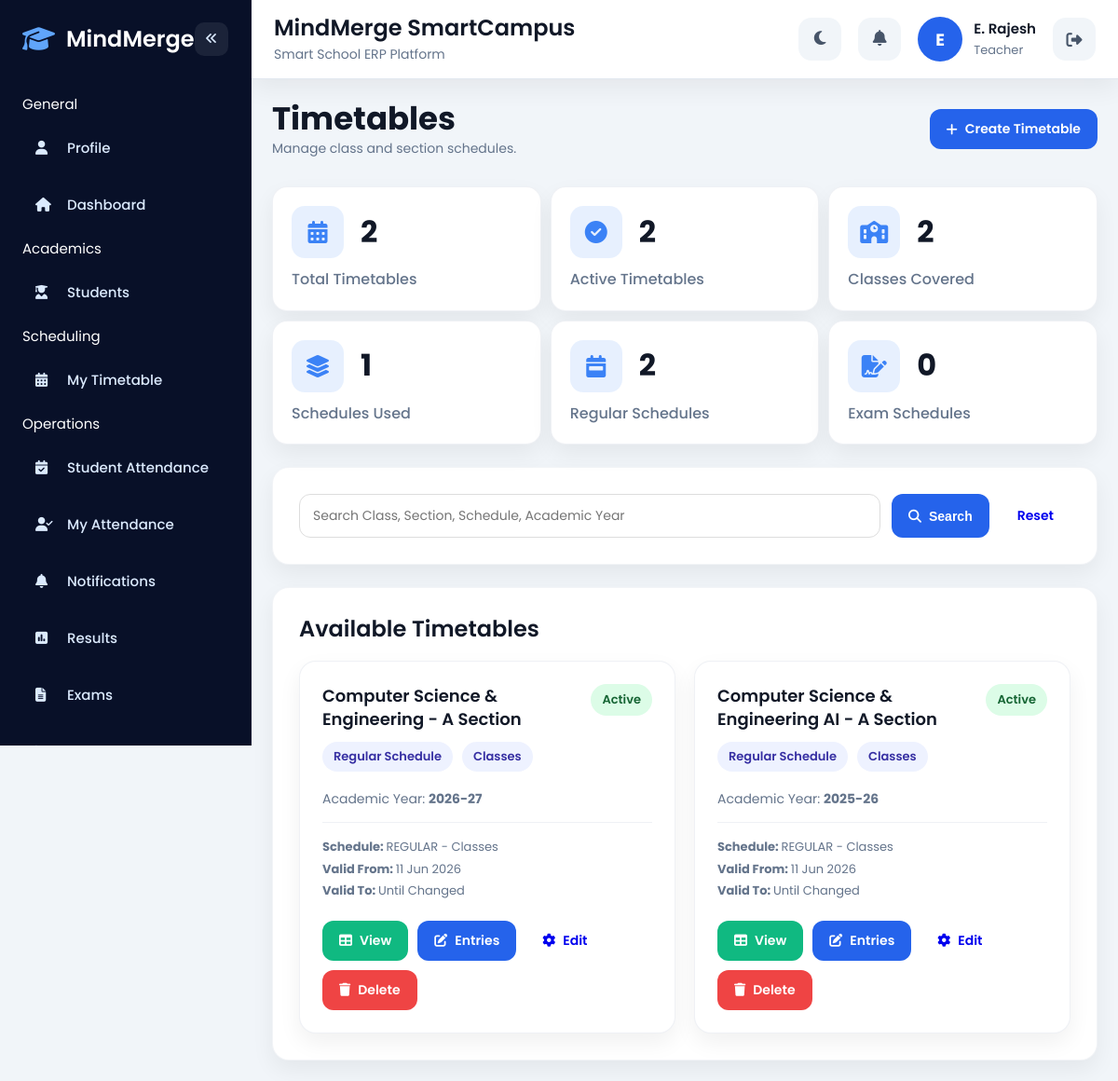
Page /timetables/index.php (signed in) on the committed database.
### tables this page shows
CREATE TABLE `timetables` (
  `timetable_id` int(11) NOT NULL,
  `class_id` int(11) NOT NULL,
  `section_id` int(11) NOT NULL,
  `template_id` int(11) NOT NULL,
  `academic_year` varchar(20) DEFAULT NULL,
  `status` enum('active','inactive') DEFAULT 'active',
  `created_at` timestamp NOT NULL DEFAULT current_timestamp(),
  `effective_from` date DEFAULT NULL,
  `effective_to` date DEFAULT NULL
);

CREATE TABLE `classes` (
  `class_id` int(11) NOT NULL,
  `class_code` varchar(20) DEFAULT NULL,
  `class_name` varchar(50) NOT NULL,
  `description` text DEFAULT NULL,
  `status` enum('active','inactive') DEFAULT 'active',
  `created_at` timestamp NOT NULL DEFAULT current_timestamp()
);

CREATE TABLE `sections` (
  `section_id` int(11) NOT NULL,
  `class_id` int(11) NOT NULL,
  `section_code` varchar(50) NOT NULL,
  `section_name` varchar(100) NOT NULL,
  `capacity` int(11) DEFAULT 50,
  `status` enum('active','inactive') DEFAULT 'active',
  `created_at` timestamp NOT NULL DEFAULT current_timestamp()
);

CREATE TABLE `period_templates` (
  `template_id` int(11) NOT NULL,
  `template_code` varchar(50) DEFAULT NULL,
  `template_name` varchar(100) NOT NULL,
  `template_type` enum('regular','exam','lab','hostel','custom') DEFAULT 'regular',
  `description` text DEFAULT NULL,
  `status` enum('active','inactive') DEFAULT 'active',
  `created_at` timestamp NOT NULL DEFAULT current_timestamp()
);

### timetables/index.php (the view, shortened to what this page needs)
<?php
include('../config/db.php');
$search = '';
$where = '';
$query = mysqli_query(
$conn,
"SELECT
t.*,
c.class_name,
s.section_name,
pt.template_name,
pt.template_code,
pt.template_type
FROM timetables t
JOIN classes c
ON t.class_id = c.class_id
JOIN sections s
ON t.section_id = s.section_id
JOIN period_templates pt
ON t.template_id = pt.template_id
$where
ORDER BY
c.class_name ASC,
s.section_name ASC"
);
$total_timetables = mysqli_fetch_assoc(
mysqli_query(
$conn,
"SELECT COUNT(*) total
FROM timetables"
)
)['total'];
$active_timetables = mysqli_fetch_assoc(
mysqli_query(
$conn,
"SELECT COUNT(*) total
FROM timetables
WHERE status='active'"
)
)['total'];
$total_classes = mysqli_fetch_assoc(
mysqli_query(
$conn,
"SELECT COUNT(DISTINCT class_id) total
FROM timetables"
)
)['total'];
$total_templates = mysqli_fetch_assoc(
mysqli_query(
$conn,
"SELECT COUNT(DISTINCT template_id) total
FROM timetables"
)
)['total'];
$regular_count = mysqli_fetch_assoc(
mysqli_query(
$conn,
"SELECT COUNT(*) total
FROM timetables t
JOIN period_templates pt
ON t.template_id=pt.template_id
WHERE pt.template_type='regular'"
)
)['total'];
$exam_count = mysqli_fetch_assoc(
mysqli_query(
$conn,
"SELECT COUNT(*) total
FROM timetables t
JOIN period_templates pt
ON t.template_id=pt.template_id
WHERE pt.template_type='exam'"
)
)['total'];
?>
<!DOCTYPE html>
<html lang="en">
<head>
<link rel="stylesheet" href="../assets/css/global.css">
<link rel="stylesheet" href="../assets/css/layout.css">
<link rel="stylesheet" href="../assets/css/components.css">
<link rel="stylesheet"
href="https://cdnjs.cloudflare.com/ajax/libs/font-awesome/6.5.1/css/all.min.css">
</head>
<body>
<div class="app-layout">
<?php include('../partials/sidebar.php'); ?>
<div class="main-content">
<?php include('../partials/topbar.php'); ?>
<div class="page-content">
<div class="page-header">
<div>
<h1>
Timetables
</h1>
<p>
Manage class and section schedules.
</p>
</div>
<div
style="
display:flex;
gap:12px;
flex-wrap:wrap;
">
<a
href="add.php"
class="btn btn-primary">
<i class="fa-solid fa-plus"></i>
Create Timetable
</a>
</div>
</div>
<div class="dashboard-grid">
<div class="dashboard-card stat-card">
<div class="stat-top">
<div class="card-icon">
<i class="fa-solid fa-calendar-days"></i>
</div>
<h3>
<?php echo $total_timetables; ?>
</h3>
</div>
<p>
Total Timetables
</p>
</div>
<div class="dashboard-card stat-card">
<div class="stat-top">
<div class="card-icon">
<i class="fa-solid fa-circle-check"></i>
</div>
<h3>
<?php echo $active_timetables; ?>
</h3>
</div>
<p>
Active Timetables
</p>
</div>
<div class="dashboard-card stat-card">
<div class="stat-top">
<div class="card-icon">
<i class="fa-solid fa-school"></i>
</div>
<h3>
<?php echo $total_classes; ?>
</h3>
</div>
<p>
Classes Covered
</p>
</div>
<div class="dashboard-card stat-card">
<div class="stat-top">
<div class="card-icon">
<i class="fa-solid fa-layer-group"></i>
</div>
<h3>
<?php echo $total_templates; ?>
</h3>
</div>
<p>
Schedules Used
</p>
</div>
<div class="dashboard-card stat-card">
<div class="stat-top">
<div class="card-icon">
<i class="fa-solid fa-calendar-week"></i>
</div>
<h3>
<?php echo $regular_count; ?>
</h3>
</div>
<p>
Regular Schedules
</p>
</div>
<div class="dashboard-card stat-card">
<div class="stat-top">
<div class="card-icon">
<i class="fa-solid fa-file-signature"></i>
</div>
<h3>
<?php echo $exam_count; ?>
</h3>
</div>
<p>
Exam Schedules
</p>
</div>
</div>
<div class="dashboard-section">
<form method="GET">
<div
style="
display:flex;
gap:12px;
flex-wrap:wrap;
">
<input
type="text"
name="search"
class="form-input"
placeholder="Search Class, Section, Schedule, Academic Year"
value="<?php echo htmlspecialchars($search); ?>"
style="
flex:1;
min-width:260px;
">
<button
type="submit"
class="btn btn-primary">
<i class="fa-solid fa-magnifying-glass"></i>
Search
</button>
<a
href="index.php"
class="btn">
Reset
</a>
</div>
</form>
</div>
<div class="dashboard-section">
<div class="section-header">
<h2>
Available Timetables
</h2>
</div>
 <?php
if(mysqli_num_rows($query) > 0){
?>
<div
style="
display:grid;
grid-template-columns:
repeat(auto-fill,minmax(360px,1fr));
gap:20px;
">
<?php
while($row = mysqli_fetch_assoc($query)){
?>
<div class="timetable-card">
<div
style="
display:flex;
justify-content:space-between;
align-items:flex-start;
gap:12px;
">
<div>
<h3>
<?php
echo htmlspecialchars(
$row['class_name']
);
?>
-
<?php
echo htmlspecialchars(
$row['section_name']
);
?>
</h3>
<div class="timetable-meta">
<span class="meta-badge">
<?php
echo ucfirst(
$row['template_type']
);
?>
Schedule
</span>
<span class="meta-badge">
<?php
echo htmlspecialchars(
$row['template_name']
);
?>
</span>
</div>
<p
style="
margin-top:4px;
">
Academic Year:
<strong>
<?php
echo htmlspecialchars(
$row['academic_year']
);
?>
</strong>
</p>
</div>
<span
class="status <?php echo ($row['status']=='active') ? 'success' : 'danger'; ?>">
<?php
echo ucfirst(
$row['status']
);
?>
</span>
</div>
<div
style="
margin-top:14px;
padding-top:14px;
border-top:1px solid rgba(148,163,184,.15);
font-size:13px;
color:var(--muted);
line-height:1.8;
">
<div>
<strong>
Schedule:
</strong>
<?php
echo htmlspecialchars(
$row['template_code']
);
?>
-
<?php
echo htmlspecialchars(
$row['template_name']
);
?>
</div>
<div>
<strong>
Valid From:
</strong>
<?php
echo !empty($row['effective_from'])
? date(
'd M Y',
strtotime(
$row['effective_from']
)
)
: 'Immediate';
?>
</div>
<div>
<strong>
Valid To:
</strong>
<?php
echo !empty($row['effective_to'])
? date(
'd M Y',
strtotime(
$row['effective_to']
)
)
: 'Until Changed';
?>
</div>
</div>
<div
style="
display:flex;
gap:10px;
flex-wrap:wrap;
margin-top:20px;
">
<a
href="view.php?id=<?php echo $row['timetable_id']; ?>"
class="btn"
style="
background:#10b981;
color:white;
">
<i class="fa-solid fa-table"></i>
View
</a>
<a
href="entries.php?id=<?php echo $row['timetable_id']; ?>"
class="btn btn-primary">
<i class="fa-solid fa-pen-to-square"></i>
Entries
</a>
<a
href="edit.php?id=<?php echo $row['timetable_id']; ?>"
class="btn">
<i class="fa-solid fa-gear"></i>
Edit
</a>
<a
href="delete.php?id=<?php echo $row['timetable_id']; ?>"
class="btn"
style="
background:#ef4444;
color:white;
"
onclick="return confirm('Delete this timetable?');">
<i class="fa-solid fa-trash"></i>
Delete
</a>
</div>
</div>
<?php
}
?>
</div>
<?php
}
?>
</div>
</div>
</div>
</div>
</body>
</html>

### assets/css/global.css (style rules this page uses)
:root { --primary:#2563eb; --primary-dark:#1d4ed8; --bg:#f1f5f9; --sidebar:#081028; --card:#ffffff; --text:#111827; --muted:#64748b; --success:#22c55e; --danger:#ef4444; --warning:#f59e0b; --radius-lg:18px; --radius-md:14px; --radius-sm:10px; --shadow: 0 10px 25px rgba(0,0,0,0.06); }
* { margin:0; padding:0; box-sizing:border-box; }
html, body { width:100%; overflow-x:hidden; scroll-behavior:smooth; }
body { font-family:'Poppins',sans-serif; background:var(--bg); color:var(--text); font-size:15px; }
h1 { font-size:34px; font-weight:700; line-height:1.2; }
h2 { font-size:24px; font-weight:600; line-height:1.3; }
h3 { font-size:18px; font-weight:600; line-height:1.4; }
p { color:var(--muted); line-height:1.6; font-size:14px; }
.page-content { padding:24px; width:100%; max-width:1500px; margin:auto; }
@media (max-width:1200px) { .page-content { padding:22px; } }

### assets/css/layout.css (style rules this page uses)
.app-layout { display:flex; min-height:100vh; background:var(--bg); }
.main-content { margin-left:270px; width:100%; min-height:100vh; transition:0.3s; }

### assets/css/components.css (style rules this page uses)
.dashboard-grid { display:grid; grid-template-columns: repeat(auto-fit,minmax(260px,1fr)); gap:10px; }
.dashboard-card { background:var(--card); border-radius:var(--radius-lg); box-shadow:var(--shadow); transition:0.3s; width:100%; overflow:hidden; padding:24px; border:1px solid rgba(148,163,184,.15); }
.btn { border:none; padding:11px 18px; border-radius:12px; cursor:pointer; font-weight:600; transition:0.3s; text-decoration:none; display:inline-flex; align-items:center; justify-content:center; gap:8px; font-size:14px; }
.btn-primary { background:var(--primary); color:white; }
.form-input, .form-select, .form-textarea { width:100%; padding:12px 14px; border:1px solid #ddd; border-radius:12px; outline:none; transition:0.3s; font-size:14px; font-family:'Poppins',sans-serif; background:white; }
.page-header { display:flex; justify-content:space-between; align-items:center; gap:20px; flex-wrap:wrap; margin-bottom:30px; }
.dashboard-section { margin-top:24px; background:var(--card); padding:28px; border-radius:var(--radius-lg); box-shadow:var(--shadow); overflow:hidden; border:1px solid rgba(148,163,184,.12); }
.section-header { margin-bottom:18px; }
.card-icon { width:52px; height:52px; display:flex; align-items:center; justify-content:center; border-radius:12px; background:rgba(59,130,246,0.12); }
.card-icon i { font-size:22px; color:#3b82f6; }
.status { padding:7px 12px; border-radius:30px; font-size:13px; font-weight:600; display:inline-block; }
.status.success { background:#dcfce7; color:#166534; }
.stat-card { padding:20px; border:1px solid rgba(148,163,184,.15); border-radius:16px; background:var(--card); min-height:120px; }
.stat-top { display:flex; align-items:center; gap:18px; margin-bottom:10px; }
.stat-top h3 { margin:0; font-size:32px; font-weight:700; color:var(--text); }
.stat-card p { margin:0; font-size:16px; font-weight:500; color:var(--muted); }
.card-icon { width:56px; height:56px; display:flex; align-items:center; justify-content:center; border-radius:14px; background:rgba(59,130,246,0.12); }
.card-icon i { font-size:24px; color:#3b82f6; }

### timetables/index.php (style rules this page uses)
.timetable-card { background:var(--card); border-radius:18px; padding:24px; box-shadow:var(--shadow); border:1px solid rgba(148,163,184,.15); transition:.3s; }
.timetable-meta { display:flex; gap:10px; flex-wrap:wrap; margin-top:12px; margin-bottom:18px; }
.meta-badge { padding:6px 12px; border-radius:30px; font-size:13px; font-weight:600; background:#eef2ff; color:#3730a3; }

### rows in the picture
timetables: class.class_name "Computer Science & Engineering", section.section_name "A Section", period_templates.template_type "Regular", period_templates.template_name "Classes", academic_year "2026-27", status "Active", period_templates.template_code "REGULAR", effective_from "11 Jun 2026", shows "Until Changed"
timetables: class.class_name "Computer Science & Engineering AI", section.section_name "A Section", period_templates.template_type "Regular", period_templates.template_name "Classes", academic_year "2025-26", status "Active", period_templates.template_code "REGULAR", effective_from "11 Jun 2026", shows "Until Changed"

### other values in the picture
$group['label'] "General"
$config['label'] "Profile"
$config['label'] "Dashboard"
$group['label'] "Academics"
$config['label'] "Students"
$group['label'] "Scheduling"
$config['label'] "My Timetable"
$group['label'] "Operations"
$config['label'] "Student Attendance"
$config['label'] "My Attendance"
$config['label'] "Notifications"
$config['label'] "Results"
$config['label'] "Exams"
$first_letter "E"
$full_name "E. Rajesh"
